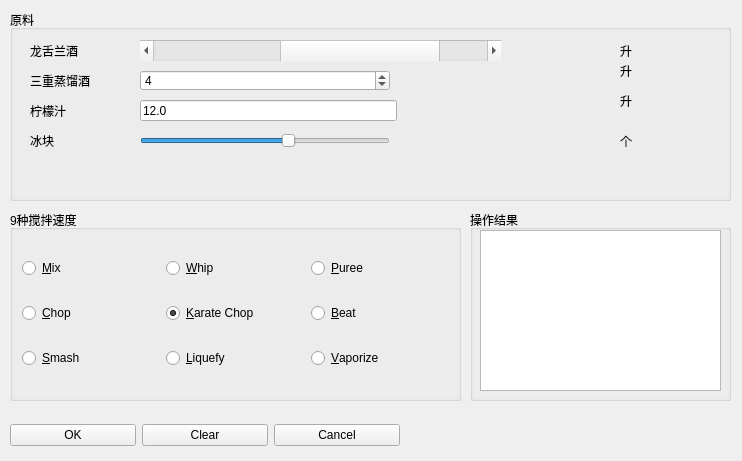
<?xml version="1.0" encoding="UTF-8"?>
<ui version="4.0">
 <class>MatrixWin</class>
 <widget class="QWidget" name="MatrixWin">
  <property name="geometry">
   <rect>
    <x>0</x>
    <y>0</y>
    <width>742</width>
    <height>461</height>
   </rect>
  </property>
  <property name="windowTitle">
   <string>玛格丽特鸡尾酒*调酒器</string>
  </property>
  <widget class="QGroupBox" name="groupBox">
   <property name="geometry">
    <rect>
     <x>10</x>
     <y>210</y>
     <width>451</width>
     <height>191</height>
    </rect>
   </property>
   <property name="toolTip">
    <string>Speed of the blender</string>
   </property>
   <property name="title">
    <string>9种搅拌速度</string>
   </property>
   <layout class="QGridLayout" name="gridLayout_2">
    <item row="0" column="0">
     <widget class="QRadioButton" name="speedButton1">
      <property name="text">
       <string>&amp;Mix</string>
      </property>
      <attribute name="buttonGroup">
       <string notr="true">speedButtonGroup</string>
      </attribute>
     </widget>
    </item>
    <item row="0" column="2">
     <widget class="QRadioButton" name="speedButton3">
      <property name="text">
       <string>&amp;Puree</string>
      </property>
      <attribute name="buttonGroup">
       <string notr="true">speedButtonGroup</string>
      </attribute>
     </widget>
    </item>
    <item row="1" column="0">
     <widget class="QRadioButton" name="speedButton4">
      <property name="text">
       <string>&amp;Chop</string>
      </property>
      <attribute name="buttonGroup">
       <string notr="true">speedButtonGroup</string>
      </attribute>
     </widget>
    </item>
    <item row="1" column="1">
     <widget class="QRadioButton" name="speedButton5">
      <property name="text">
       <string>&amp;Karate Chop</string>
      </property>
      <property name="checked">
       <bool>true</bool>
      </property>
      <attribute name="buttonGroup">
       <string notr="true">speedButtonGroup</string>
      </attribute>
     </widget>
    </item>
    <item row="1" column="2">
     <widget class="QRadioButton" name="speedButton6">
      <property name="text">
       <string>&amp;Beat</string>
      </property>
      <attribute name="buttonGroup">
       <string notr="true">speedButtonGroup</string>
      </attribute>
     </widget>
    </item>
    <item row="3" column="2">
     <widget class="QRadioButton" name="speedButton9">
      <property name="text">
       <string>&amp;Vaporize</string>
      </property>
      <attribute name="buttonGroup">
       <string notr="true">speedButtonGroup</string>
      </attribute>
     </widget>
    </item>
    <item row="3" column="1">
     <widget class="QRadioButton" name="speedButton8">
      <property name="text">
       <string>&amp;Liquefy</string>
      </property>
      <attribute name="buttonGroup">
       <string notr="true">speedButtonGroup</string>
      </attribute>
     </widget>
    </item>
    <item row="3" column="0">
     <widget class="QRadioButton" name="speedButton7">
      <property name="text">
       <string>&amp;Smash</string>
      </property>
      <attribute name="buttonGroup">
       <string notr="true">speedButtonGroup</string>
      </attribute>
     </widget>
    </item>
    <item row="0" column="1">
     <widget class="QRadioButton" name="speedButton2">
      <property name="text">
       <string>&amp;Whip</string>
      </property>
      <attribute name="buttonGroup">
       <string notr="true">speedButtonGroup</string>
      </attribute>
     </widget>
    </item>
   </layout>
  </widget>
  <widget class="QGroupBox" name="resultGroup">
   <property name="geometry">
    <rect>
     <x>470</x>
     <y>210</y>
     <width>261</width>
     <height>191</height>
    </rect>
   </property>
   <property name="title">
    <string>操作结果</string>
   </property>
   <widget class="QTextEdit" name="resultText">
    <property name="geometry">
     <rect>
      <x>10</x>
      <y>20</y>
      <width>241</width>
      <height>161</height>
     </rect>
    </property>
   </widget>
  </widget>
  <widget class="QWidget" name="layoutWidget">
   <property name="geometry">
    <rect>
     <x>10</x>
     <y>420</y>
     <width>390</width>
     <height>30</height>
    </rect>
   </property>
   <layout class="QHBoxLayout" name="horizontalLayout">
    <item>
     <widget class="QPushButton" name="okBtn">
      <property name="text">
       <string>OK</string>
      </property>
     </widget>
    </item>
    <item>
     <widget class="QPushButton" name="clearBtn">
      <property name="text">
       <string>Clear</string>
      </property>
     </widget>
    </item>
    <item>
     <widget class="QPushButton" name="cancelBtn">
      <property name="text">
       <string>Cancel</string>
      </property>
     </widget>
    </item>
   </layout>
  </widget>
  <widget class="QGroupBox" name="groupBox_2">
   <property name="geometry">
    <rect>
     <x>10</x>
     <y>10</y>
     <width>721</width>
     <height>191</height>
    </rect>
   </property>
   <property name="title">
    <string>原料</string>
   </property>
   <widget class="QLabel" name="label">
    <property name="geometry">
     <rect>
      <x>20</x>
      <y>30</y>
      <width>151</width>
      <height>21</height>
     </rect>
    </property>
    <property name="text">
     <string>龙舌兰酒</string>
    </property>
   </widget>
   <widget class="QLabel" name="label_2">
    <property name="geometry">
     <rect>
      <x>20</x>
      <y>60</y>
      <width>151</width>
      <height>21</height>
     </rect>
    </property>
    <property name="text">
     <string>三重蒸馏酒</string>
    </property>
   </widget>
   <widget class="QLabel" name="label_7">
    <property name="geometry">
     <rect>
      <x>20</x>
      <y>90</y>
      <width>131</width>
      <height>21</height>
     </rect>
    </property>
    <property name="text">
     <string>柠檬汁</string>
    </property>
   </widget>
   <widget class="QLabel" name="label_4">
    <property name="geometry">
     <rect>
      <x>20</x>
      <y>120</y>
      <width>151</width>
      <height>22</height>
     </rect>
    </property>
    <property name="text">
     <string>冰块</string>
    </property>
   </widget>
   <widget class="QScrollBar" name="tequilaScrollBar">
    <property name="enabled">
     <bool>true</bool>
    </property>
    <property name="geometry">
     <rect>
      <x>130</x>
      <y>30</y>
      <width>361</width>
      <height>21</height>
     </rect>
    </property>
    <property name="toolTip">
     <string>Jiggers of tequila</string>
    </property>
    <property name="maximum">
     <number>11</number>
    </property>
    <property name="value">
     <number>8</number>
    </property>
    <property name="sliderPosition">
     <number>8</number>
    </property>
    <property name="orientation">
     <enum>Qt::Horizontal</enum>
    </property>
   </widget>
   <widget class="QSpinBox" name="tripleSecSpinBox">
    <property name="geometry">
     <rect>
      <x>130</x>
      <y>60</y>
      <width>250</width>
      <height>21</height>
     </rect>
    </property>
    <property name="toolTip">
     <string>Jiggers of triple sec</string>
    </property>
    <property name="maximum">
     <number>11</number>
    </property>
    <property name="value">
     <number>4</number>
    </property>
   </widget>
   <widget class="QLineEdit" name="limeJuiceLineEdit">
    <property name="geometry">
     <rect>
      <x>130</x>
      <y>90</y>
      <width>257</width>
      <height>21</height>
     </rect>
    </property>
    <property name="toolTip">
     <string>Jiggers of lime juice</string>
    </property>
    <property name="text">
     <string>12.0</string>
    </property>
   </widget>
   <widget class="QSlider" name="iceHorizontalSlider">
    <property name="geometry">
     <rect>
      <x>130</x>
      <y>120</y>
      <width>250</width>
      <height>22</height>
     </rect>
    </property>
    <property name="toolTip">
     <string>Chunks of ice</string>
    </property>
    <property name="minimum">
     <number>0</number>
    </property>
    <property name="maximum">
     <number>20</number>
    </property>
    <property name="value">
     <number>12</number>
    </property>
    <property name="orientation">
     <enum>Qt::Horizontal</enum>
    </property>
   </widget>
   <widget class="QLabel" name="label_6">
    <property name="geometry">
     <rect>
      <x>610</x>
      <y>30</y>
      <width>61</width>
      <height>21</height>
     </rect>
    </property>
    <property name="text">
     <string>升</string>
    </property>
   </widget>
   <widget class="QLabel" name="label_3">
    <property name="geometry">
     <rect>
      <x>610</x>
      <y>50</y>
      <width>61</width>
      <height>21</height>
     </rect>
    </property>
    <property name="text">
     <string>升</string>
    </property>
   </widget>
   <widget class="QLabel" name="label_8">
    <property name="geometry">
     <rect>
      <x>610</x>
      <y>80</y>
      <width>61</width>
      <height>21</height>
     </rect>
    </property>
    <property name="text">
     <string>升</string>
    </property>
   </widget>
   <widget class="QLabel" name="label_5">
    <property name="geometry">
     <rect>
      <x>610</x>
      <y>120</y>
      <width>61</width>
      <height>21</height>
     </rect>
    </property>
    <property name="text">
     <string>个</string>
    </property>
   </widget>
   <widget class="QLabel" name="selScrollBarLbl">
    <property name="geometry">
     <rect>
      <x>520</x>
      <y>30</y>
      <width>51</width>
      <height>21</height>
     </rect>
    </property>
    <property name="text">
     <string/>
    </property>
   </widget>
   <widget class="QLabel" name="selIceSliderLbl">
    <property name="geometry">
     <rect>
      <x>520</x>
      <y>120</y>
      <width>51</width>
      <height>21</height>
     </rect>
    </property>
    <property name="text">
     <string/>
    </property>
   </widget>
  </widget>
 </widget>
 <resources/>
 <connections>
  <connection>
   <sender>okBtn</sender>
   <signal>clicked()</signal>
   <receiver>MatrixWin</receiver>
   <slot>uiAccept()</slot>
   <hints>
    <hint type="sourcelabel">
     <x>59</x>
     <y>423</y>
    </hint>
    <hint type="destinationlabel">
     <x>597</x>
     <y>223</y>
    </hint>
   </hints>
  </connection>
  <connection>
   <sender>cancelBtn</sender>
   <signal>clicked()</signal>
   <receiver>MatrixWin</receiver>
   <slot>uiReject()</slot>
   <hints>
    <hint type="sourcelabel">
     <x>398</x>
     <y>423</y>
    </hint>
    <hint type="destinationlabel">
     <x>621</x>
     <y>295</y>
    </hint>
   </hints>
  </connection>
  <connection>
   <sender>clearBtn</sender>
   <signal>clicked()</signal>
   <receiver>MatrixWin</receiver>
   <slot>uiClear()</slot>
   <hints>
    <hint type="sourcelabel">
     <x>267</x>
     <y>423</y>
    </hint>
    <hint type="destinationlabel">
     <x>587</x>
     <y>351</y>
    </hint>
   </hints>
  </connection>
  <connection>
   <sender>iceHorizontalSlider</sender>
   <signal>valueChanged(int)</signal>
   <receiver>MatrixWin</receiver>
   <slot>uiIceSliderValueChanged()</slot>
   <hints>
    <hint type="sourcelabel">
     <x>329</x>
     <y>133</y>
    </hint>
    <hint type="destinationlabel">
     <x>518</x>
     <y>115</y>
    </hint>
   </hints>
  </connection>
  <connection>
   <sender>tequilaScrollBar</sender>
   <signal>valueChanged(int)</signal>
   <receiver>MatrixWin</receiver>
   <slot>uiScrollBarValueChanged()</slot>
   <hints>
    <hint type="sourcelabel">
     <x>316</x>
     <y>36</y>
    </hint>
    <hint type="destinationlabel">
     <x>369</x>
     <y>14</y>
    </hint>
   </hints>
  </connection>
 </connections>
 <slots>
  <slot>uiAccept()</slot>
  <slot>uiReject()</slot>
  <slot>uiClear()</slot>
  <slot>uiIceSliderValueChanged()</slot>
  <slot>uiScrollBarValueChanged()</slot>
  <slot>uiTest()</slot>
 </slots>
 <buttongroups>
  <buttongroup name="speedButtonGroup"/>
 </buttongroups>
</ui>
